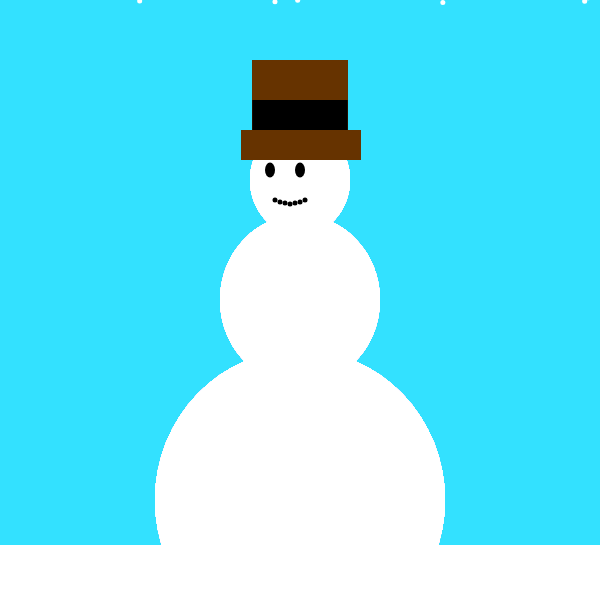
Frame 1 (no input)
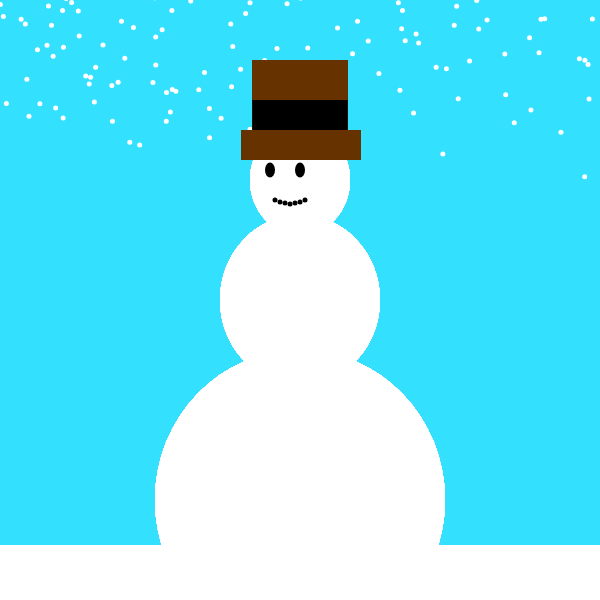
Frame 60 (no input)
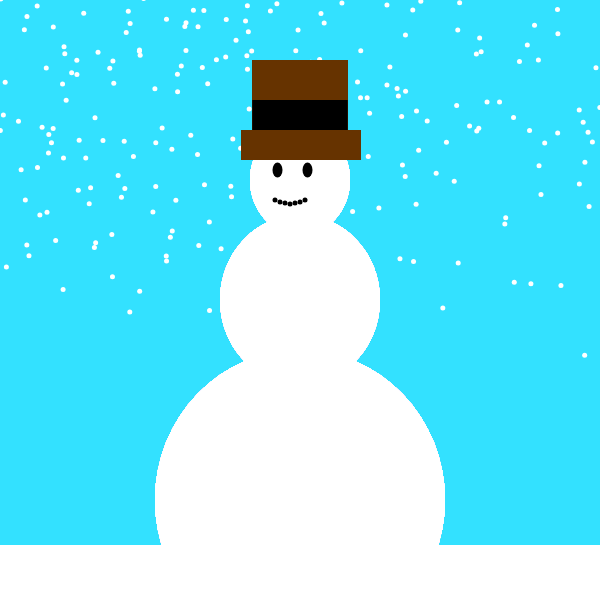
Frame 120 (the mouse pressed at the canvas centre since frame 60)

The p5.js sketch that drew these frames (run headless with seeded random() and noise() and a simulated clock; from frame 60 on, the mouse is pressed at the canvas centre):

// p5.js sketch
// ── sketch.js

let eyeMotion = 0;
let numDrops =500;
  let drops = [];

function setup() {
  createCanvas(600,600);
  noStroke() ;
  for (let i = 0; i < numDrops; i++){
     drops[i] = new rainDrop(1, 0);
  }
}

function draw() {
  background(51,225,255);
  
  eyeMotion = map(mouseX, 0, 400, -5, 5, 1)
  console.log(mouseX + ", " + mouseY);
  
  for (let i = 0; i < numDrops; i++){
    drops[i].update();
    drops[i].show();
  }
}

class rainDrop{

  constructor(gravity, wind){
  
    this.xSpeed = wind;
    this.ySpeed = gravity + random(0,2);
 
    this.x = random(-2*this.xSpeed*(height/this.ySpeed),width-this.xSpeed*(height/this.ySpeed));
    this.y = random(0, -height);
  }
  update(){
   
    this.x += this.xSpeed;
    this.y += this.ySpeed;
 
    if (this.y > height){
      this.y = random(0, -height);
      this.x  = random(-2*this.xSpeed*(height/this.ySpeed),width-this.xSpeed*(height/this.ySpeed));
    }
  }
  show(){
   
    let c = color(255,255,255);
    fill(c);
    ellipse(this.x, this.y, 5,5)
  
  
  fill(c);
  ellipse(300,300,160,170);
  ellipse(300,500,290,300);
  ellipse(300,180,100,110);
  
  let b = color(102,51,0);
  fill(b);
  square(252.5, 60, 95);
  
  let a = color(0,0,0);
  fill(b);
  rect(241,130,120,30);
  
  fill(a);
  rect(252.5,100,95,30);
    
  ellipse(275 + eyeMotion,170,10,15);
  ellipse(305 + eyeMotion,170,10,15);
  ellipse(275,200,5,5);
  ellipse(280,202,5,5);
  ellipse(285,203,5,5);
  ellipse(290,204,5,5);
  ellipse(295,203,5,5);
  ellipse(300,202,5,5);
  ellipse(305,200,5,5);
  
  fill (c);
  rect(0,545,600,55);
  
    
  
  
  }
}
// ── baseball.html
<!DOCTYPE html>
<html>
    <head>
        <title>
           Baseball
        </title>
        <link rel="stylesheet" type="text/css" href="style.css">
    </head>
    <body>
        <img src="https://static.onecms.io/wp-content/uploads/sites/20/2021/02/02/drew-robinson2-2000.jpg">
        
        <p style="font-size: 0.9rem;font-style: italic;"><a href="https://www.flickr.com/photos/7940758@N07/2560272554">"The Science of Aliens"</a><span> by <a href="https://www.flickr.com/photos/7940758@N07">MIKI Yoshihito. (#mikiyoshihito)</a></span> is licensed under <a href="https://creativecommons.org/licenses/by/2.0/?ref=ccsearch&atype=html" style="margin-right: 5px;">CC BY 2.0</a><a href="https://creativecommons.org/licenses/by/2.0/?ref=ccsearch&atype=html" target="_blank" rel="noopener noreferrer" style="display: inline-block;white-space: none;margin-top: 2px;margin-left: 3px;height: 22px !important;"><img style="height: inherit;margin-right: 3px;display: inline-block;" src="https://search.creativecommons.org/static/img/cc_icon.svg?image_id=8ec2c6d3-e17b-4141-aa2a-1ca88128cfb9" /><img style="height: inherit;margin-right: 3px;display: inline-block;" src="https://search.creativecommons.org/static/img/cc-by_icon.svg" /></a></p>
       </body>
        </html>

// ── basketball.html
<!DOCTYPE html>
<html>
    <head>
        <title>
           Basketball
        </title>
        <link rel="stylesheet" type="text/css" href="style.css">
    </head>
    <body>
        <img src="https://images.ctfassets.net/xsbsj4s4spn6/10hPsHNlefgWzhe2v5a8Rf/060a61c74797bbcf03c1863f8193e155/2122_lal_mktg_roster_james_1920x2304_v1.jpg?q=80">
        
        <p style="font-size: 0.9rem;font-style: italic;"><a href="https://www.flickr.com/photos/7940758@N07/2560272554">"The Science of Aliens"</a><span> by <a href="https://www.flickr.com/photos/7940758@N07">MIKI Yoshihito. (#mikiyoshihito)</a></span> is licensed under <a href="https://creativecommons.org/licenses/by/2.0/?ref=ccsearch&atype=html" style="margin-right: 5px;">CC BY 2.0</a><a href="https://creativecommons.org/licenses/by/2.0/?ref=ccsearch&atype=html" target="_blank" rel="noopener noreferrer" style="display: inline-block;white-space: none;margin-top: 2px;margin-left: 3px;height: 22px !important;"><img style="height: inherit;margin-right: 3px;display: inline-block;" src="https://search.creativecommons.org/static/img/cc_icon.svg?image_id=8ec2c6d3-e17b-4141-aa2a-1ca88128cfb9" /><img style="height: inherit;margin-right: 3px;display: inline-block;" src="https://search.creativecommons.org/static/img/cc-by_icon.svg" /></a></p>
       </body>
        </html>

// ── style.css
body {padding:0; margin:0;}
#background {width:50%; position:absolute; top:0%; left:0%; z-index:0;}
.p1 {
    font-family: "Arial", Times, serif;
  }
  .basketball{ position:absolute; z-index:30;}

  
#a{
    
    width:75%;top:50%; right:50%;left:50%
}
#b{

    width:75%;top:10%; right:50%;left:50%
}

#slogan{position:absolute;  right: 50%}

#image1{
    position:absolute; top: 20%; right:50%;left:50%
}
#image2{
    position:absolute; top: 25%; right:50%;left:50%

a:link{color:green}
a:visited{color:orange}
a:hover{font-size: 12em;}
